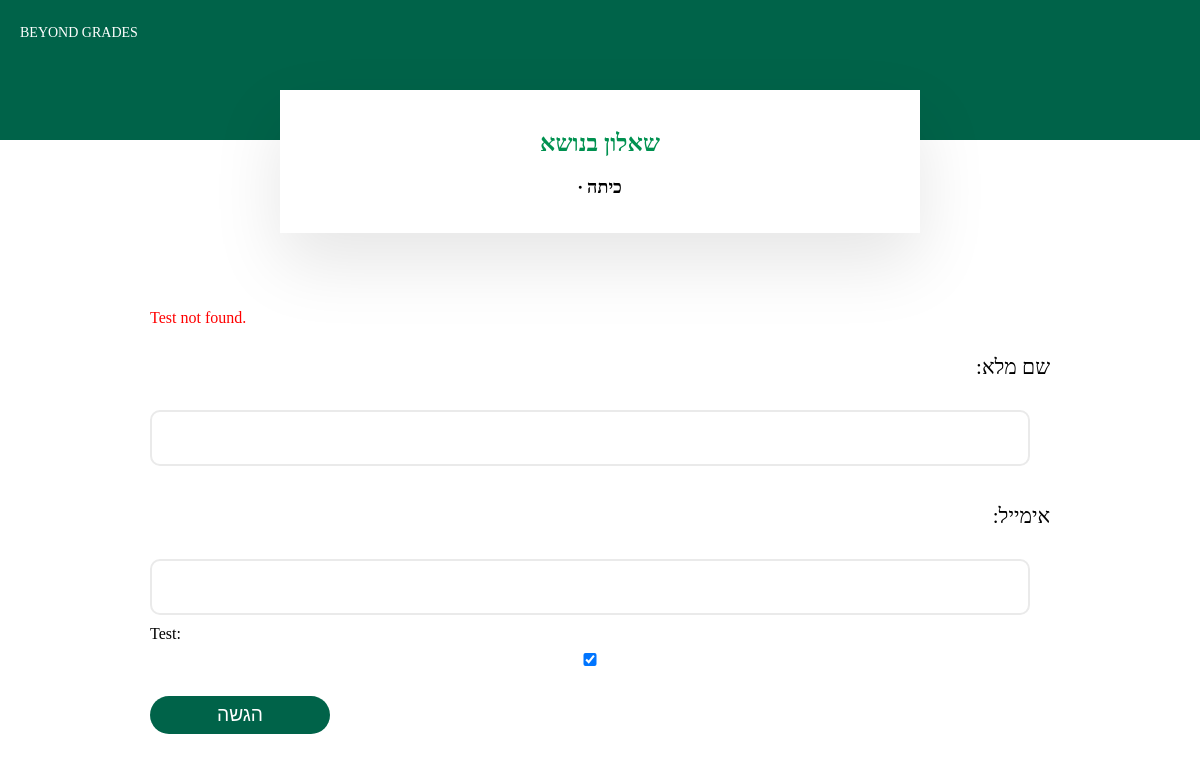
The page /test_page/1720424964/ on the database as committed earlier.
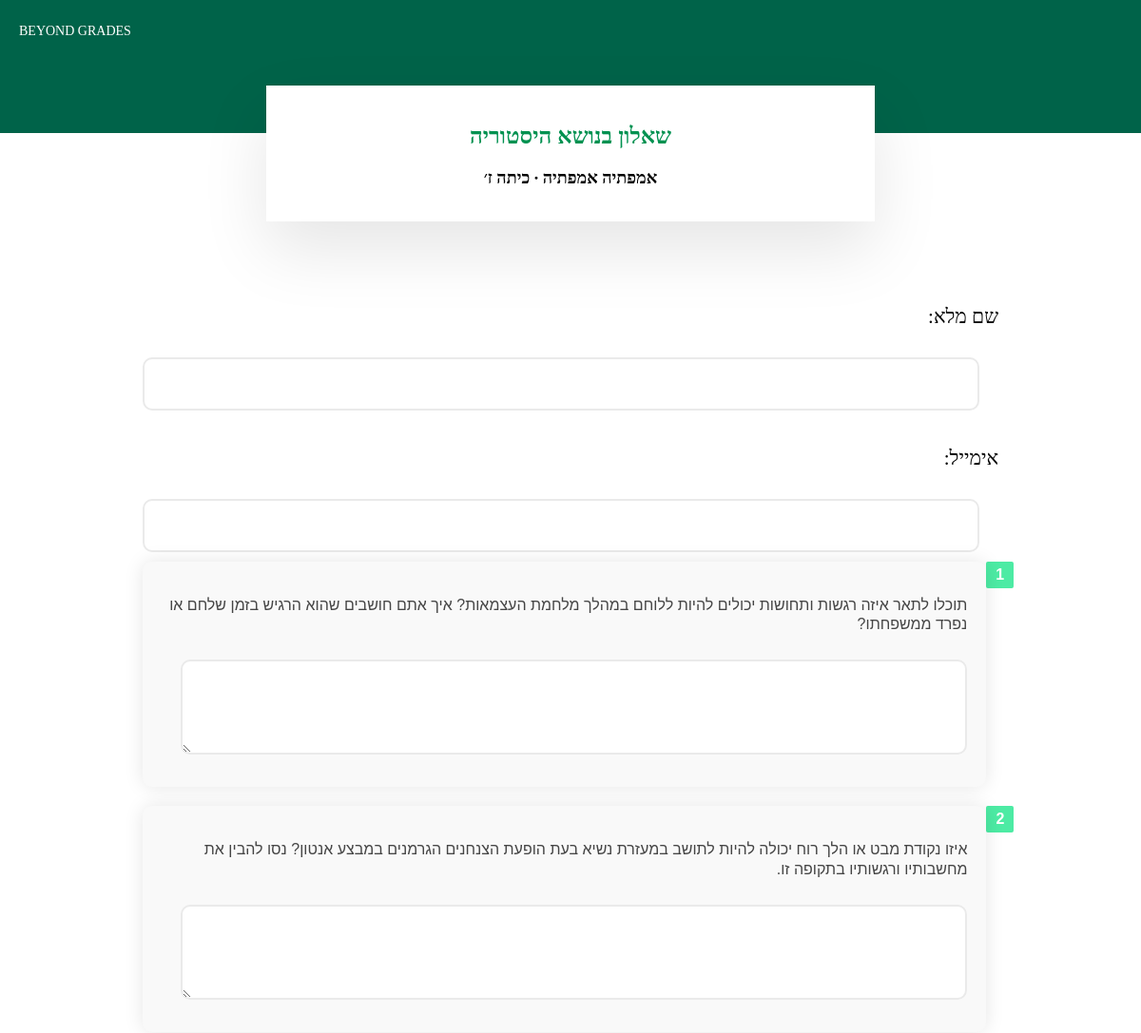
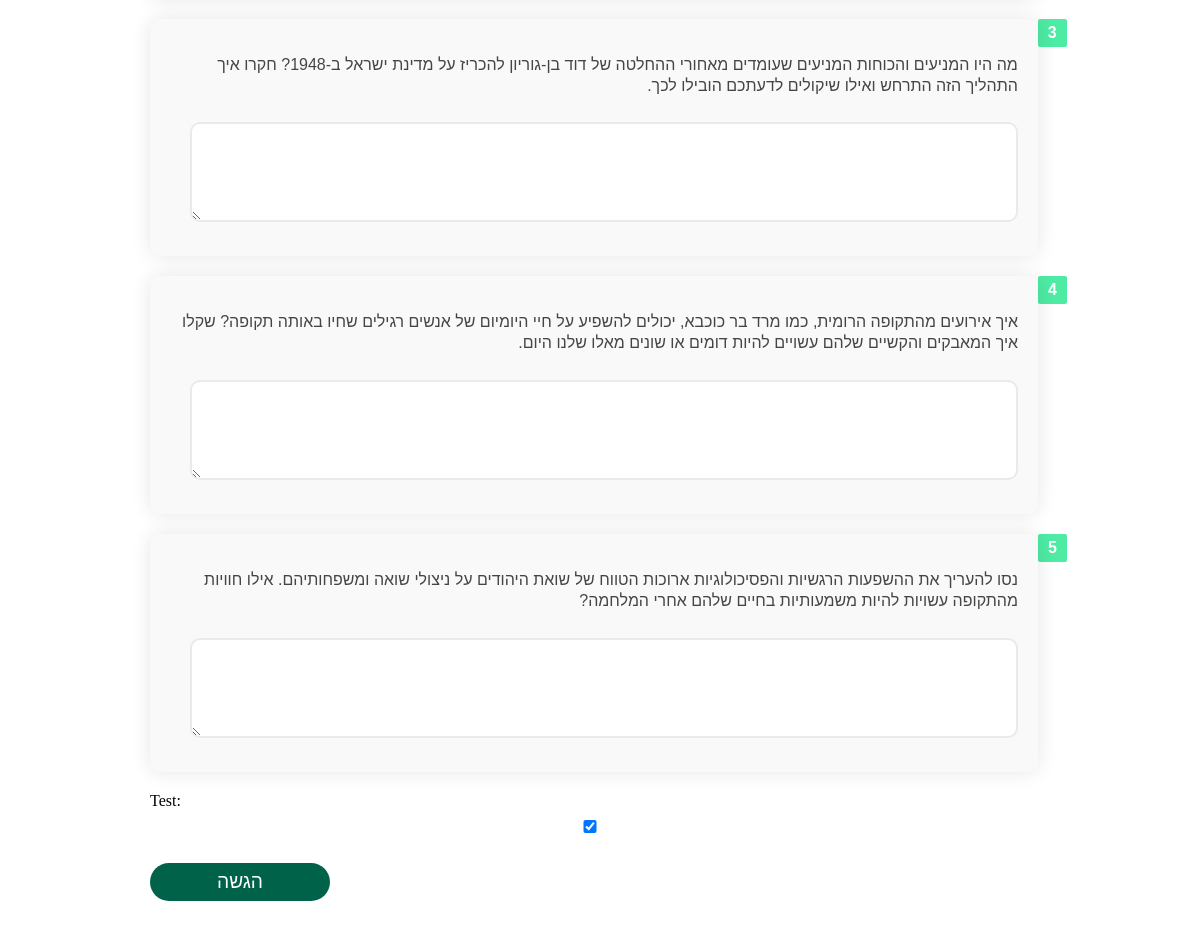
The same page on the database as committed later (2 pictures, top to bottom).
### web/models.py (models this page shows, shortened)
class Test(models.Model):
    id = models.AutoField(primary_key=True)  # Field to store the test ID
    title = models.CharField(max_length=100)
    skill = models.CharField(max_length=100)  # Field to store skill
    subject = models.CharField(max_length=100)  # Field to store subject
    date = models.DateField(auto_now_add=True)  # Automatically set the creation date to the current date when the object is created
    teacher = models.ForeignKey('Teacher', related_name='tests', on_delete=models.CASCADE)  # Field to store the teacher
    link = models.URLField(max_length=200, blank=True, null=True)  # Field to store the URL link for the test
    grade = models.CharField(max_length=100)

class Question(models.Model):
    id = models.AutoField(primary_key=True)  # Field to store the question ID
    test = models.ForeignKey('Test', related_name='questions', on_delete=models.CASCADE)
    number = models.IntegerField()  # Number of the question
    text = models.TextField()  # Text of the question

### web/views.py (the view)
# urls.py: path('test_page/<int:test_id>/', views.test_page, name='test_page'),
def test_page(request, test_id):
    try:
        test = Test.objects.get(id=test_id)
        questions = test.questions.all()  # Assuming a related_name of 'questions' in Test model
        if questions:
            return render(request, 'test_page.html', {'questions': questions, 'test': test, 'grade': test.grade, 'skill': test.skill})
        else:
            return render(request, 'test_page.html', {'error_message': 'No questions found for this test.'})
    except Test.DoesNotExist:
        return render(request, 'test_page.html', {'error_message': 'Test not found.'})

### web/templates/test_page.html (shortened to what this page needs)
{% extends 'base.html' %}
{% block content %}
<div class="header">
    <div class="header-text">BEYOND GRADES</div>
</div>
<div class="title-box">
    <h2 style="font-size: 24px; color: #009150">שאלון בנושא {{ test.title }}</h2>
    <h2 style="font-size: 18px; color: black">{{ skill }} {{ test.skill }} ∙ כיתה {{ test.grade }} </h2>
</div>
<div class="form-container">
    <form method="post" action="{% url 'submit_answers' %}">
        {% if error_message %}
            <p style="color: red;">{{ error_message }}</p>
        {% endif %}
        <div>
            <h4>שם מלא:</h4>
            <input type="text" name="full_name" id="full_name" required>
        </div>
        <div>
            <h4>אימייל:</h4>
            <input type="text" name="email" id="email" required>
        </div>
        {% for question in questions %}
        <div class="question-container">
            <div class="vertical-line">
                <div class="question-number">{{ forloop.counter }}</div>
            </div>
            <div class="triangle-box">
                <p class="question-text">{{ question.text }}</p>
                <textarea name="answer_{{ question.id }}" rows="3" cols="30"></textarea>
            </div>
        </div>
        {% endfor %}
        <div>
            <label for="test">Test:</label>
            <input type="checkbox" name="test" id="test" checked>
        </div>
        <button type="submit">הגשה</button>
    </form>
</div>
{% endblock %}

Rows that differ between the two databases and show on the page:
added Test: title "היסטוריה", skill "אמפתיה", grade "ז׳"
added Question: text "תוכלו לתאר איזה רגשות ותחושות יכולים להיות ללוחם במהלך מלחמת העצמאות? איך אתם חושבים שהוא הרגיש בזמן שלחם או נפרד ממשפחתו?"
added Question: text "איזו נקודת מבט או הלך רוח יכולה להיות לתושב במעזרת נשיא בעת הופעת הצנחנים הגרמנים במבצע אנטון? נסו להבין את מחשבותיו ורגשותיו בתקופה זו."
added Question: text "מה היו המניעים והכוחות המניעים שעומדים מאחורי ההחלטה של דוד בן-גוריון להכריז על מדינת ישראל ב-1948? חקרו איך התהליך הזה התרחש ואילו שיקולים לדעתכם הובילו לכך."
added Question: text "איך אירועים מהתקופה הרומית, כמו מרד בר כוכבא, יכולים להשפיע על חיי היומיום של אנשים רגילים שחיו באותה תקופה? שקלו איך המאבקים והקשיים שלהם עשויים להיות דומים או שונים מאלו שלנו היום."
added Question: text "נסו להעריך את ההשפעות הרגשיות והפסיכולוגיות ארוכות הטווח של שואת היהודים על ניצולי שואה ומשפחותיהם. אילו חוויות מהתקופה עשויות להיות משמעותיות בחיים שלהם אחרי המלחמה?"
Other text that changed with them:
{{ error_message }}: "Test not found." → (not shown)
